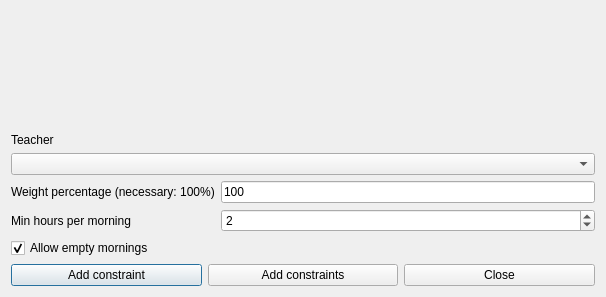
<?xml version="1.0" encoding="UTF-8"?>
<ui version="4.0">
 <class>AddConstraintTeacherMinHoursPerMorningForm_template</class>
 <widget class="QDialog" name="AddConstraintTeacherMinHoursPerMorningForm_template">
  <property name="geometry">
   <rect>
    <x>0</x>
    <y>0</y>
    <width>606</width>
    <height>297</height>
   </rect>
  </property>
  <property name="windowTitle">
   <string extracomment="This is the title of the dialog to add a new constraint of this type">Add teacher min hours per morning</string>
  </property>
  <layout class="QGridLayout" name="gridLayout">
   <item row="0" column="1" colspan="2">
    <spacer name="verticalSpacer">
     <property name="orientation">
      <enum>Qt::Vertical</enum>
     </property>
     <property name="sizeHint" stdset="0">
      <size>
       <width>20</width>
       <height>43</height>
      </size>
     </property>
    </spacer>
   </item>
   <item row="2" column="0" colspan="3">
    <widget class="QComboBox" name="teachersComboBox">
     <property name="editable">
      <bool>false</bool>
     </property>
     <property name="insertPolicy">
      <enum>QComboBox::NoInsert</enum>
     </property>
     <property name="duplicatesEnabled">
      <bool>false</bool>
     </property>
    </widget>
   </item>
   <item row="6" column="0" colspan="3">
    <layout class="QHBoxLayout" name="horizontalLayout">
     <item>
      <widget class="QPushButton" name="addConstraintPushButton">
       <property name="text">
        <string>Add constraint</string>
       </property>
      </widget>
     </item>
     <item>
      <widget class="QPushButton" name="addConstraintsPushButton">
       <property name="text">
        <string>Add constraints</string>
       </property>
      </widget>
     </item>
     <item>
      <widget class="QPushButton" name="closePushButton">
       <property name="text">
        <string>Close</string>
       </property>
      </widget>
     </item>
    </layout>
   </item>
   <item row="3" column="0" colspan="2">
    <widget class="QLabel" name="weightTextLabel">
     <property name="frameShape">
      <enum>QFrame::NoFrame</enum>
     </property>
     <property name="frameShadow">
      <enum>QFrame::Plain</enum>
     </property>
     <property name="text">
      <string>Weight percentage (necessary: 100%)</string>
     </property>
     <property name="wordWrap">
      <bool>false</bool>
     </property>
    </widget>
   </item>
   <item row="4" column="2">
    <widget class="QSpinBox" name="minHoursSpinBox">
     <property name="value">
      <number>2</number>
     </property>
    </widget>
   </item>
   <item row="3" column="2">
    <widget class="QLineEdit" name="weightLineEdit">
     <property name="text">
      <string notr="true">100</string>
     </property>
    </widget>
   </item>
   <item row="5" column="0" colspan="3">
    <widget class="QCheckBox" name="allowEmptyMorningsCheckBox">
     <property name="text">
      <string>Allow empty mornings</string>
     </property>
     <property name="checked">
      <bool>true</bool>
     </property>
    </widget>
   </item>
   <item row="1" column="0" colspan="3">
    <widget class="QLabel" name="teacherTextLabel">
     <property name="frameShape">
      <enum>QFrame::NoFrame</enum>
     </property>
     <property name="frameShadow">
      <enum>QFrame::Plain</enum>
     </property>
     <property name="text">
      <string>Teacher</string>
     </property>
     <property name="wordWrap">
      <bool>false</bool>
     </property>
    </widget>
   </item>
   <item row="4" column="0">
    <widget class="QLabel" name="minHoursTextLabel">
     <property name="frameShape">
      <enum>QFrame::NoFrame</enum>
     </property>
     <property name="frameShadow">
      <enum>QFrame::Plain</enum>
     </property>
     <property name="text">
      <string>Min hours per morning</string>
     </property>
     <property name="wordWrap">
      <bool>false</bool>
     </property>
    </widget>
   </item>
  </layout>
 </widget>
 <layoutdefault spacing="6" margin="11"/>
 <resources/>
 <connections/>
</ui>
